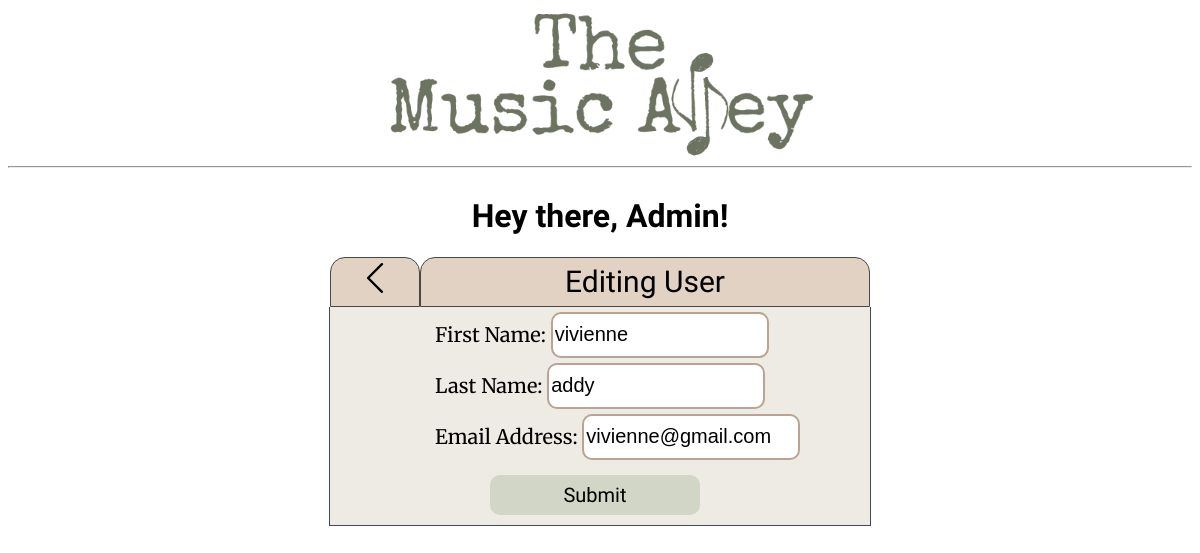
The app's page /admin/edit_user.php?id=8 with its own data.
### tables this page shows
CREATE TABLE `entity_user` (
  `id_user` int(11) NOT NULL AUTO_INCREMENT,
  `first_name` varchar(20) DEFAULT NULL,
  `last_name` varchar(20) DEFAULT NULL,
  `email` varchar(30) DEFAULT NULL,
  `password` char(40) DEFAULT NULL,
  `registration_date` datetime DEFAULT NULL,
  PRIMARY KEY (`id_user`)
);

### admin/edit_user.php (the view, shortened to what this page needs)
<?php
if ((isset($_GET['id'])) && (is_numeric($_GET['id']))) {
    $id = $_GET['id'];
} elseif ((isset($_POST['id'])) && (is_numeric($_POST['id']))) {
    $id = $_POST['id'];
} else {
    echo '<p class="error">This page has been accessed in error.</p>';
    exit();
}
require ('../DBConnect.php');
$q = "SELECT first_name, last_name, email FROM entity_user WHERE id_user=$id";
$r = @mysqli_query($conn, $q);
if (mysqli_num_rows($r) == 1) {
    $row = mysqli_fetch_array($r, MYSQLI_NUM);
} else {
    echo '<p class="error">This page has been accessed in error.</p>';
}
?>
<!DOCTYPE html>
<html>
<head>
    <link rel="stylesheet" href="adminMenu.css" />
</head>
<body>
    <div class="welcome-msg">
        <h1>Hey there, Admin!</h1>
    </div>
    <section class="form-container">
        <div class="selection">
            <div><a href="admin_user.php"><button id="backBtn" class="choice"><img src="../imgs/backButton.svg"
                            height='30px' width='30px'></button></a></div>
            <div><button id="editUser" class="choice">Editing User</button></div>
        </div>
        <form action="edit_user.php" method="post">
            <div class="edit-input">First Name: <input type="text" name="first_name" size="15" maxlength="15"
                    value="<?= $row[0] ?>" /></div>
            <div class="edit-input">Last Name: <input type="text" name="last_name" size="15" maxlength="30"
                    value="<?= $row[1] ?>" /></div>
            <div class="edit-input">Email Address: <input type="text" name="email" size="20" maxlength="60"
                    value="<?= $row[2] ?>" /> </div>
            <div class="submit-edit"><input type="submit" name="submit" value="Submit" /></div>
        </form>
    </section>
</body>
</html>

### admin/adminMenu.css (style rules this page uses)
html { background-image: url("../imgs/paper_bg.jpg"); --khaki: #BAA390; --almond: #E2D2C3; --white:#EEEBE5; --charcoal: #424A54; --sand: #D9BFAC; --green: #6D7361; --light_green: #D2D6C7; --grey: #474747; }
.shop-name { display: flex; justify-content: center; }
hr { border-color: var(--white); }
.logo { height: 150px; margin: 0; margin-right: auto; margin-left: auto; }
.welcome-msg { display: flex; font-family: "special elite"; }
.welcome-msg h1 { margin-right: auto; margin-left: auto; }
.selection { display: flex; flex-direction: row; margin-left: auto; margin-right: auto; justify-content: center; width: 500px; }
button { height: 50px; width: 150px; border: 2px solid var(--sand); font-family: "merriweather"; background-color: white; border-radius: 10px; font-size: 20px; }
.choice { padding:0; margin: 0; font-size: 30px; font-family: "Special Elite", "merriweather"; height: 50px; width: 450px; text-align: center; border-radius: 15px 15px 0 0; background-color: var(--almond); border: 1px solid #474747; }
.form-container { display: flex; flex-direction: column; margin-left: auto; margin-right: auto; width: 900px; align-items: center; font-family: "Merriweather"; font-size: 20px; }
.form-container form { background-color: var(--white); width: 540px; border-right: 1px solid var(--charcoal); border-left: 1px solid var(--charcoal); border-bottom: 1px solid var(--charcoal); align-content: center; }
.form-container input { height: 40px; width: 210px; border-radius: 10px; font-size: 20px; border: 2px solid var(--khaki); margin-right: auto; }
.form-container .edit-input { margin: 5px; font-size: 20px; margin-right: auto; margin-left: 105px; }
.submit-edit { margin-right: auto; margin-left: 150px; background-color: var(--white); align-self: center; }
.submit-edit input { margin: 10px; background-color: var(--light_green); border: none; font-family: "Special Elite"; }
#backBtn { width: 90px; }

### records on screen
entity_user: first_name "vivienne", last_name "addy", email "vivienne@gmail.com"
